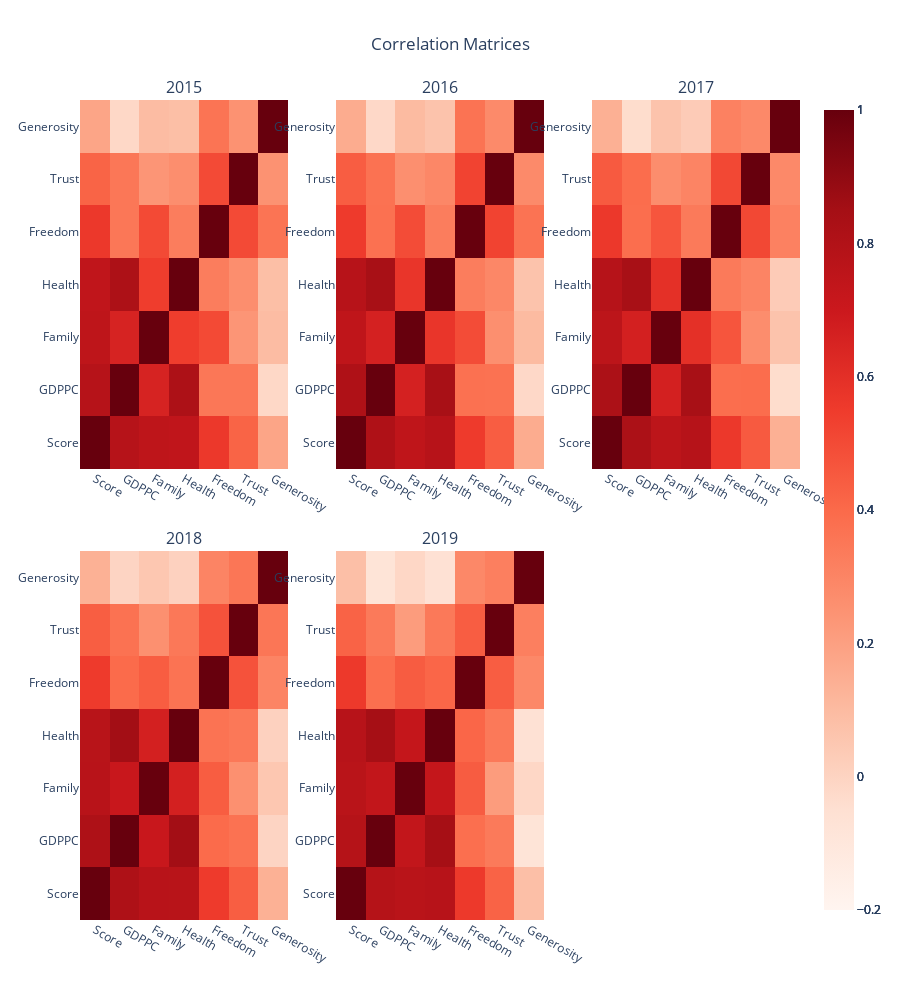

The code cell stored with this chart in its notebook:
### Code cell
fig = make_subplots(rows=2, cols=3, subplot_titles=('2015', '2016', '2017', '2018', '2019'), vertical_spacing=0.1)

i = 1
j = 1

for corr in df_range:
    fig.add_trace(go.Heatmap(z=corr, x=corr.columns, y=corr.columns, hoverongaps = False, zmin=-0.2, zmax=1, colorscale='Reds'), row=i, col=j)
    j += 1
    if j == 4:
        j = 1
        i += 1
fig.update_layout(title='Correlation Matrices', height=1000, title_x=0.5)
fig.show()

### Figure 1 — Plotly figure (JSON) as saved in the notebook; plotly's stock layout.template omitted (floating-point values rounded to 4 significant figures)
{"data": [{"colorscale": [[0, "rgb(255,245,240)"], [0.125, "rgb(254,224,210)"], [0.25, "rgb(252,187,161)"], [0.375, "rgb(252,146,114)"], [0.5, "rgb(251,106,74)"], [0.625, "rgb(239,59,44)"], [0.75, "rgb(203,24,29)"], [0.875, "rgb(165,15,21)"], [1, "rgb(103,0,13)"]], "hoverongaps": false, "type": "heatmap", "x": ["Score", "GDPPC", "Family", "Health", "Freedom", "Trust", "Generosity"], "xaxis": "x", "y": ["Score", "GDPPC", "Family", "Health", "Freedom", "Trust", "Generosity"], "yaxis": "y", "z": [[1, 0.7833, 0.7497, 0.7446, 0.5624, 0.4201, 0.1816], [0.7833, 1, 0.6542, 0.8203, 0.353, 0.3516, -0.01719], [0.7497, 0.6542, 1, 0.5442, 0.5026, 0.2378, 0.09406], [0.7446, 0.8203, 0.5442, 1, 0.3292, 0.2635, 0.08466], [0.5624, 0.353, 0.5026, 0.3292, 1, 0.5007, 0.3621], [0.4201, 0.3516, 0.2378, 0.2635, 0.5007, 1, 0.2511], [0.1816, -0.01719, 0.09406, 0.08466, 0.3621, 0.2511, 1]], "zmax": 1, "zmin": -0.2}, {"colorscale": [[0, "rgb(255,245,240)"], [0.125, "rgb(254,224,210)"], [0.25, "rgb(252,187,161)"], [0.375, "rgb(252,146,114)"], [0.5, "rgb(251,106,74)"], [0.625, "rgb(239,59,44)"], [0.75, "rgb(203,24,29)"], [0.875, "rgb(165,15,21)"], [1, "rgb(103,0,13)"]], "hoverongaps": false, "type": "heatmap", "x": ["Score", "GDPPC", "Family", "Health", "Freedom", "Trust", "Generosity"], "xaxis": "x2", "y": ["Score", "GDPPC", "Family", "Health", "Freedom", "Trust", "Generosity"], "yaxis": "y2", "z": [[1, 0.8105, 0.7492, 0.7801, 0.5538, 0.4401, 0.1567], [0.8105, 1, 0.663, 0.8397, 0.3744, 0.3687, -0.01836], [0.7492, 0.663, 1, 0.574, 0.4953, 0.2619, 0.09958], [0.7801, 0.8397, 0.574, 1, 0.3301, 0.2925, 0.06615], [0.5538, 0.3744, 0.4953, 0.3301, 1, 0.5253, 0.3678], [0.4401, 0.3687, 0.2619, 0.2925, 0.5253, 1, 0.2783], [0.1567, -0.01836, 0.09958, 0.06615, 0.3678, 0.2783, 1]], "zmax": 1, "zmin": -0.2}, {"colorscale": [[0, "rgb(255,245,240)"], [0.125, "rgb(254,224,210)"], [0.25, "rgb(252,187,161)"], [0.375, "rgb(252,146,114)"], [0.5, "rgb(251,106,74)"], [0.625, "rgb(239,59,44)"], [0.75, "rgb(203,24,29)"], [0.875, "rgb(165,15,21)"], [1, "rgb(103,0,13)"]], "hoverongaps": false, "type": "heatmap", "x": ["Score", "GDPPC", "Family", "Health", "Freedom", "Trust", "Generosity"], "xaxis": "x3", "y": ["Score", "GDPPC", "Family", "Health", "Freedom", "Trust", "Generosity"], "yaxis": "y3", "z": [[1, 0.8205, 0.7578, 0.783, 0.5613, 0.4508, 0.1408], [0.8205, 1, 0.6661, 0.8394, 0.3867, 0.39, -0.03602], [0.7578, 0.6661, 1, 0.596, 0.4671, 0.2689, 0.06688], [0.783, 0.8394, 0.596, 1, 0.3398, 0.3037, 0.03375], [0.5613, 0.3867, 0.4671, 0.3398, 1, 0.508, 0.313], [0.4508, 0.39, 0.2689, 0.3037, 0.508, 1, 0.2829], [0.1408, -0.03602, 0.06688, 0.03375, 0.313, 0.2829, 1]], "zmax": 1, "zmin": -0.2}, {"colorscale": [[0, "rgb(255,245,240)"], [0.125, "rgb(254,224,210)"], [0.25, "rgb(252,187,161)"], [0.375, "rgb(252,146,114)"], [0.5, "rgb(251,106,74)"], [0.625, "rgb(239,59,44)"], [0.75, "rgb(203,24,29)"], [0.875, "rgb(165,15,21)"], [1, "rgb(103,0,13)"]], "hoverongaps": false, "type": "heatmap", "x": ["Score", "GDPPC", "Family", "Health", "Freedom", "Trust", "Generosity"], "xaxis": "x4", "y": ["Score", "GDPPC", "Family", "Health", "Freedom", "Trust", "Generosity"], "yaxis": "y4", "z": [[1, 0.8136, 0.7759, 0.7746, 0.5547, 0.4385, 0.137], [0.8136, 1, 0.7103, 0.856, 0.3954, 0.3692, -0.002987], [0.7759, 0.7103, 1, 0.6675, 0.443, 0.258, 0.05032], [0.7746, 0.856, 0.6675, 1, 0.3678, 0.3485, 0.009572], [0.5547, 0.3954, 0.443, 0.3678, 1, 0.4761, 0.3023], [0.4385, 0.3692, 0.258, 0.3485, 0.4761, 1, 0.354], [0.137, -0.002987, 0.05032, 0.009572, 0.3023, 0.354, 1]], "zmax": 1, "zmin": -0.2}, {"colorscale": [[0, "rgb(255,245,240)"], [0.125, "rgb(254,224,210)"], [0.25, "rgb(252,187,161)"], [0.375, "rgb(252,146,114)"], [0.5, "rgb(251,106,74)"], [0.625, "rgb(239,59,44)"], [0.75, "rgb(203,24,29)"], [0.875, "rgb(165,15,21)"], [1, "rgb(103,0,13)"]], "hoverongaps": false, "type": "heatmap", "x": ["Score", "GDPPC", "Family", "Health", "Freedom", "Trust", "Generosity"], "xaxis": "x5", "y": ["Score", "GDPPC", "Family", "Health", "Freedom", "Trust", "Generosity"], "yaxis": "y5", "z": [[1, 0.787, 0.7714, 0.7794, 0.5586, 0.4219, 0.0818], [0.787, 1, 0.737, 0.8473, 0.3813, 0.3418, -0.07516], [0.7714, 0.737, 1, 0.7293, 0.4451, 0.215, -0.01255], [0.7794, 0.8473, 0.7293, 1, 0.4123, 0.3423, -0.05759], [0.5586, 0.3813, 0.4451, 0.4123, 1, 0.4404, 0.2884], [0.4219, 0.3418, 0.215, 0.3423, 0.4404, 1, 0.3214], [0.0818, -0.07516, -0.01255, -0.05759, 0.2884, 0.3214, 1]], "zmax": 1, "zmin": -0.2}], "layout": {"annotations": [{"font": {"size": 16}, "showarrow": false, "text": "2015", "x": 0.1444, "xanchor": "center", "xref": "paper", "y": 1, "yanchor": "bottom", "yref": "paper"}, {"font": {"size": 16}, "showarrow": false, "text": "2016", "x": 0.5, "xanchor": "center", "xref": "paper", "y": 1, "yanchor": "bottom", "yref": "paper"}, {"font": {"size": 16}, "showarrow": false, "text": "2017", "x": 0.8556, "xanchor": "center", "xref": "paper", "y": 1, "yanchor": "bottom", "yref": "paper"}, {"font": {"size": 16}, "showarrow": false, "text": "2018", "x": 0.1444, "xanchor": "center", "xref": "paper", "y": 0.45, "yanchor": "bottom", "yref": "paper"}, {"font": {"size": 16}, "showarrow": false, "text": "2019", "x": 0.5, "xanchor": "center", "xref": "paper", "y": 0.45, "yanchor": "bottom", "yref": "paper"}], "height": 1000, "title": {"text": "Correlation Matrices", "x": 0.5}, "xaxis": {"anchor": "y", "domain": [0, 0.2889]}, "xaxis2": {"anchor": "y2", "domain": [0.3556, 0.6444]}, "xaxis3": {"anchor": "y3", "domain": [0.7111, 1]}, "xaxis4": {"anchor": "y4", "domain": [0, 0.2889]}, "xaxis5": {"anchor": "y5", "domain": [0.3556, 0.6444]}, "xaxis6": {"anchor": "y6", "domain": [0.7111, 1]}, "yaxis": {"anchor": "x", "domain": [0.55, 1]}, "yaxis2": {"anchor": "x2", "domain": [0.55, 1]}, "yaxis3": {"anchor": "x3", "domain": [0.55, 1]}, "yaxis4": {"anchor": "x4", "domain": [0, 0.45]}, "yaxis5": {"anchor": "x5", "domain": [0, 0.45]}, "yaxis6": {"anchor": "x6", "domain": [0, 0.45]}}}
